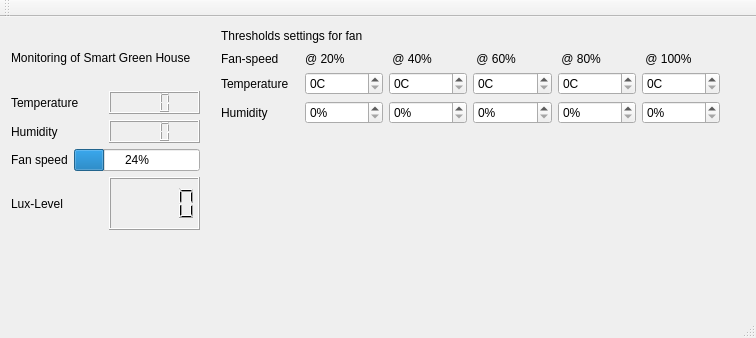
<?xml version="1.0" encoding="UTF-8"?>
<ui version="4.0">
 <class>SmartGreenHouseGUI</class>
 <widget class="QMainWindow" name="SmartGreenHouseGUI">
  <property name="geometry">
   <rect>
    <x>0</x>
    <y>0</y>
    <width>756</width>
    <height>338</height>
   </rect>
  </property>
  <property name="windowTitle">
   <string>SmartGreenHouseGUI</string>
  </property>
  <widget class="QWidget" name="centralWidget">
   <widget class="QWidget" name="layoutWidget">
    <property name="geometry">
     <rect>
      <x>210</x>
      <y>-3</y>
      <width>521</width>
      <height>121</height>
     </rect>
    </property>
    <layout class="QVBoxLayout" name="verticalLayout_4">
     <item>
      <widget class="QLabel" name="label_4">
       <property name="text">
        <string>Thresholds settings for fan</string>
       </property>
      </widget>
     </item>
     <item>
      <layout class="QVBoxLayout" name="verticalLayout_2">
       <item>
        <layout class="QHBoxLayout" name="horizontalLayout_4">
         <item>
          <widget class="QLabel" name="label_15">
           <property name="text">
            <string>Fan-speed</string>
           </property>
          </widget>
         </item>
         <item>
          <widget class="QLabel" name="label_5">
           <property name="text">
            <string>@ 20% </string>
           </property>
          </widget>
         </item>
         <item>
          <widget class="QLabel" name="label_7">
           <property name="text">
            <string> @ 40%</string>
           </property>
          </widget>
         </item>
         <item>
          <widget class="QLabel" name="label_6">
           <property name="text">
            <string> @ 60%</string>
           </property>
          </widget>
         </item>
         <item>
          <widget class="QLabel" name="label_9">
           <property name="text">
            <string> @ 80%</string>
           </property>
          </widget>
         </item>
         <item>
          <widget class="QLabel" name="label_8">
           <property name="text">
            <string> @ 100%</string>
           </property>
          </widget>
         </item>
        </layout>
       </item>
       <item>
        <layout class="QHBoxLayout" name="horizontalLayout_5">
         <item>
          <widget class="QLabel" name="label_12">
           <property name="text">
            <string>Temperature</string>
           </property>
          </widget>
         </item>
         <item>
          <widget class="QSpinBox" name="tempSpin20">
           <property name="suffix">
            <string>C</string>
           </property>
          </widget>
         </item>
         <item>
          <widget class="QSpinBox" name="tempSpin40">
           <property name="suffix">
            <string>C</string>
           </property>
          </widget>
         </item>
         <item>
          <widget class="QSpinBox" name="tempSpin60">
           <property name="suffix">
            <string>C</string>
           </property>
          </widget>
         </item>
         <item>
          <widget class="QSpinBox" name="tempSpin80">
           <property name="suffix">
            <string>C</string>
           </property>
          </widget>
         </item>
         <item>
          <widget class="QSpinBox" name="tempSpin100">
           <property name="suffix">
            <string>C</string>
           </property>
          </widget>
         </item>
        </layout>
       </item>
       <item>
        <layout class="QHBoxLayout" name="horizontalLayout_6"/>
       </item>
       <item>
        <layout class="QHBoxLayout" name="horizontalLayout_7">
         <item>
          <widget class="QLabel" name="label_11">
           <property name="text">
            <string>Humidity</string>
           </property>
          </widget>
         </item>
         <item>
          <widget class="QSpinBox" name="humiSpin20">
           <property name="suffix">
            <string>%</string>
           </property>
           <property name="value">
            <number>0</number>
           </property>
          </widget>
         </item>
         <item>
          <widget class="QSpinBox" name="humiSpin40">
           <property name="suffix">
            <string>%</string>
           </property>
          </widget>
         </item>
         <item>
          <widget class="QSpinBox" name="humiSpin60">
           <property name="suffix">
            <string>%</string>
           </property>
          </widget>
         </item>
         <item>
          <widget class="QSpinBox" name="humiSpin80">
           <property name="suffix">
            <string>%</string>
           </property>
          </widget>
         </item>
         <item>
          <widget class="QSpinBox" name="humiSpin100">
           <property name="suffix">
            <string>%</string>
           </property>
          </widget>
         </item>
        </layout>
       </item>
       <item>
        <layout class="QHBoxLayout" name="horizontalLayout_8"/>
       </item>
      </layout>
     </item>
    </layout>
   </widget>
   <widget class="QWidget" name="layoutWidget">
    <property name="geometry">
     <rect>
      <x>0</x>
      <y>3</y>
      <width>211</width>
      <height>221</height>
     </rect>
    </property>
    <layout class="QVBoxLayout" name="verticalLayout_3">
     <item>
      <widget class="QLabel" name="label_10">
       <property name="text">
        <string>Monitoring of Smart Green House</string>
       </property>
      </widget>
     </item>
     <item>
      <layout class="QHBoxLayout" name="horizontalLayout_10"/>
     </item>
     <item>
      <layout class="QVBoxLayout" name="verticalLayout">
       <item>
        <layout class="QHBoxLayout" name="horizontalLayout">
         <item>
          <widget class="QLabel" name="label">
           <property name="text">
            <string>Temperature</string>
           </property>
          </widget>
         </item>
         <item>
          <widget class="QLCDNumber" name="tempLcdNumber">
           <property name="digitCount">
            <number>3</number>
           </property>
          </widget>
         </item>
        </layout>
       </item>
       <item>
        <layout class="QHBoxLayout" name="horizontalLayout_2">
         <item>
          <widget class="QLabel" name="label_2">
           <property name="text">
            <string>Humidity</string>
           </property>
          </widget>
         </item>
         <item>
          <widget class="QLCDNumber" name="humiLcdNumber_2">
           <property name="digitCount">
            <number>3</number>
           </property>
          </widget>
         </item>
        </layout>
       </item>
       <item>
        <layout class="QHBoxLayout" name="horizontalLayout_3">
         <item>
          <widget class="QLabel" name="label_3">
           <property name="text">
            <string>Fan speed</string>
           </property>
          </widget>
         </item>
         <item>
          <widget class="QProgressBar" name="fanSpeed">
           <property name="value">
            <number>24</number>
           </property>
          </widget>
         </item>
        </layout>
       </item>
      </layout>
     </item>
     <item>
      <layout class="QHBoxLayout" name="horizontalLayout_12">
       <item>
        <widget class="QLabel" name="label_16">
         <property name="text">
          <string>Lux-Level</string>
         </property>
        </widget>
       </item>
       <item>
        <widget class="QLCDNumber" name="lcdNumber"/>
       </item>
      </layout>
     </item>
    </layout>
   </widget>
   <widget class="QWidget" name="layoutWidget">
    <property name="geometry">
     <rect>
      <x>230</x>
      <y>120</y>
      <width>517</width>
      <height>22</height>
     </rect>
    </property>
    <layout class="QHBoxLayout" name="horizontalLayout_9">
     <item>
      <widget class="QLabel" name="label_13">
       <property name="text">
        <string>Check box if humidity as threshold</string>
       </property>
      </widget>
     </item>
     <item>
      <widget class="QCheckBox" name="checkBox">
       <property name="text">
        <string>CheckBox</string>
       </property>
      </widget>
     </item>
     <item>
      <widget class="QLabel" name="label_14">
       <property name="text">
        <string>*default temperatue as thredshold</string>
       </property>
      </widget>
     </item>
    </layout>
   </widget>
  </widget>
  <widget class="QMenuBar" name="menuBar">
   <property name="geometry">
    <rect>
     <x>0</x>
     <y>0</y>
     <width>756</width>
     <height>19</height>
    </rect>
   </property>
  </widget>
  <widget class="QToolBar" name="mainToolBar">
   <attribute name="toolBarArea">
    <enum>TopToolBarArea</enum>
   </attribute>
   <attribute name="toolBarBreak">
    <bool>false</bool>
   </attribute>
  </widget>
  <widget class="QStatusBar" name="statusBar"/>
 </widget>
 <layoutdefault spacing="6" margin="11"/>
 <resources/>
 <connections/>
</ui>
